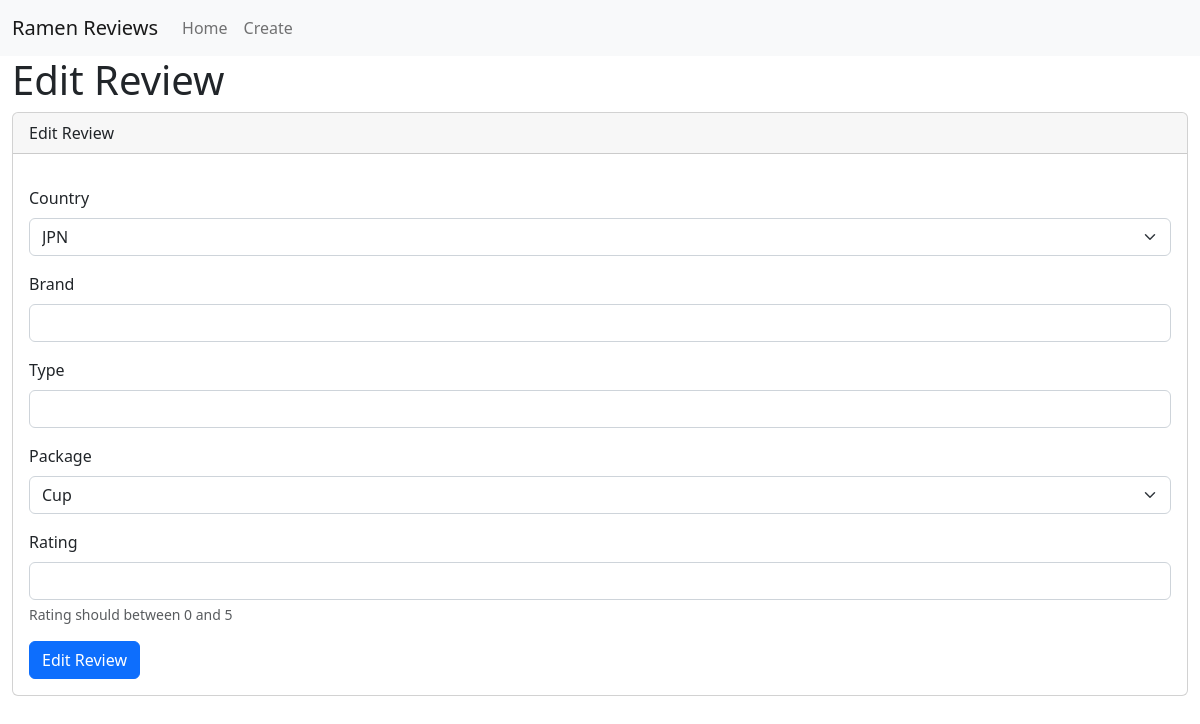
/edit?ID=1, run on an earlier commit of the app's database.
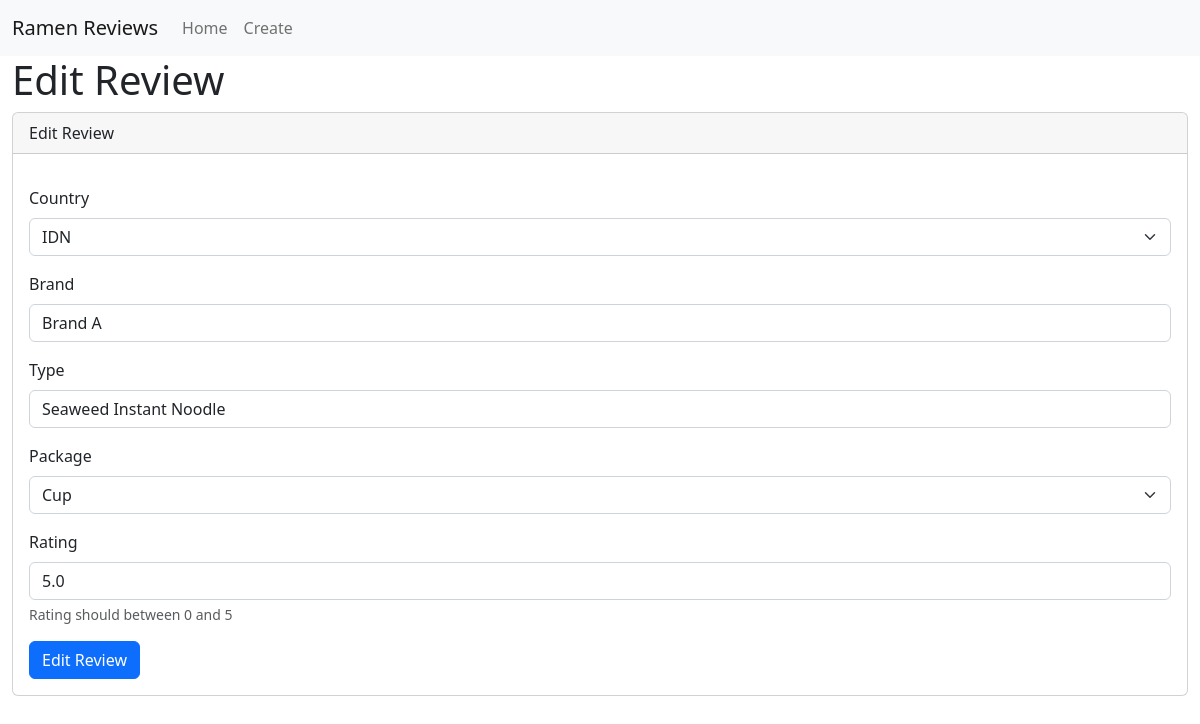
And on a later commit of the database.
### tables this page shows
CREATE TABLE reviews (
    ID INTEGER PRIMARY KEY AUTOINCREMENT,
    ExID INTEGER,
    Country TEXT NOT NULL,
    Brand TEXT NOT NULL,
    `Type` TEXT NOT NULL,
    Package TEXT CHECK (Package in ('Cup','Pack','Tray','Bowl','Box','Can','Bar')) NOT NULL,
    Rating REAL CHECK (Rating >= 0 AND Rating <=5) NOT NULL
);

### app.py (the view)
@app.route('/edit', methods=['GET', 'POST'])
def edit():
    if request.method == 'POST':
        acceptable_package_values = ['Cup', 'Pack',
                                    'Tray', 'Bowl', 'Box', 'Can', 'Bar']
        if not request.form.get('ID'):
            return "ID parameter is required!", 400
        try:
            ID = int(request.form.get('ID'))
            conn = get_db_connection()
            review = conn.execute("SELECT * from reviews WHERE ID = ?", (ID,)).fetchone()
            if review is None:
                return "Review does not exist!", 404
            else:
                query = "UPDATE reviews SET"
                to_filter = []
                query += ' Country=?, '
                to_filter.append(request.form.get('Country'))
                query += ' Brand=?, '
                to_filter.append(request.form.get('Brand'))
                query += ' Type=?, '
                to_filter.append(request.form.get('Type'))
                if request.form.get('Package') and request.form.get('Package') in acceptable_package_values:
                    query += ' Package=?, '
                    to_filter.append(request.form.get('Package'))
                elif request.form.get('Package') and not request.form.get('Package') in acceptable_package_values:
                    return "Package parameter is invaild!", 400
                try:
                    float(request.form.get('Rating'))
                    query += ' Rating=?, '
                    to_filter.append(float(request.form.get('Rating')))
                except ValueError:
                    return "Rating parameter must be an Float", 400
                to_filter.append(ID)
                query = query[:-2] + ' WHERE ID=?;'
                conn.execute(query, to_filter)
                conn.commit()
                conn.close()
                return redirect(url_for('index'))
        except ValueError:
            return "ID parameter must be an Integer", 400
    else:
        if not request.args.get('ID'):
            return "ID parameter is required!", 400
        try:
            ID = int(request.args.get('ID'))
            conn = get_db_connection()
            review = conn.execute("SELECT * from reviews WHERE ID = ?", (ID,)).fetchone()
            countries = conn.execute('SELECT DISTINCT Country FROM reviews').fetchall()
            packages = conn.execute('SELECT DISTINCT Package FROM reviews').fetchall()
            conn.close()
            return render_template('edit.html', review = review, countries = countries, packages = packages)
        except ValueError:
            return "ID parameter must be an Integer", 400

### app.py (called while the page is built)
def get_db_connection():
    conn = sqlite3.connect('database.db')
    conn.row_factory = sqlite3.Row
    return conn

### templates/edit.html (shortened to what this page needs)
{% extends 'base.html' %}
{% set page = "edit" %}
{% block content %}
<h1>{% block title %} Edit Review {% endblock %}</h1>
<div class="card">
  <div class="card-header">
    Edit Review
  </div>
  <div class="card-body">
    <form action="/edit" id="searchForm" method="post" class="needs-validation">
      <div class="mb-3">
        <label for="countryselector" class="form-label">Country</label>
        <select class="form-select" aria-label="Country Selector" name="Country" id="countryselector" required>
          {% for country in countries %}
          {% if review['Country'] == country['Country'] %}
          <option value="{{ country['Country']}}" selected>{{ country['Country']}}</option>
          {% endif %}
          {% if review['Country'] !=  country['Country'] %}
          <option value="{{ country['Country']}}">{{ country['Country']}}</option>
          {% endif %}
          {% endfor %}
        </select>
      </div>
      <div class="mb-3">
        <label for="brandinput" class="form-label">Brand</label>
        <input type="text" class="form-control" id="brandinput" name="Brand" value="{{ review['Brand']}}" required>
      </div>
      <div class="mb-3">
        <label for="typeinput" class="form-label">Type</label>
        <input type="text" class="form-control" id="typeinput" name="Type" value="{{ review['Type']}}" required>
      </div>
      <div class="mb-3">
        <label for="packageselector" class="form-label">Package</label>
        <select class="form-select" aria-label="Package Selector" name="Package" id="packageselector" required>
          {% for package in packages %}
          {% if review['Package'] == package['Package'] %}
          <option value="{{ package['Package']}}" selected>{{ package['Package']}}</option>
          {% endif %}
          {% if review['Package'] != package['Package'] %}
          <option value="{{ package['Package']}}">{{ package['Package']}}</option>
          {% endif %}
          {% endfor %}
        </select>
      </div>
      <div class="mb-3">
        <label for="typeinput" class="form-label">Rating</label>
        <input type="number" min="0" max="5" class="form-control" id="ratinginput" name="Rating"
          aria-describedby="ratinginputhelp" required value="{{ review['Rating']}}" step=".01">
        <div id="ratinginputHelp" class="form-text">Rating should between 0 and 5</div>
      </div>
      <button type="submit" class="btn btn-primary">Edit Review</button>
    </form>
  </div>
</div>
{% endblock %}

### templates/base.html (shortened to what this page needs)
<!DOCTYPE html>
<html lang="en">
<head>
    <link href="/css/bootstrap.min.css" rel="stylesheet" type="text/css" />
</head>
<body>
    <nav class="navbar bg-light navbar-expand-lg bg-light">
        <div class="container-fluid">
            <a class="navbar-brand" href="{{ url_for('index') }}">Ramen Reviews</a>
            <div class="collapse navbar-collapse" id="navbarNav">
                <ul class="navbar-nav">
                    <li class="nav-item">
                        <a {% if page=='home' %}class="nav-link active" aria-current="page" {% endif %} {% if page
                            !='home' %}class="nav-link" {% endif %} href="/">Home</a>
                    </li>
                    <li class="nav-item">
                        <a {% if page=='create' %}class="nav-link active" aria-current="page" {% endif %} {% if page
                            !='create' %}class="nav-link" {% endif %} href="/create">Create</a>
                    </li>
                </ul>
            </div>
        </div>
    </nav>
    <div class="container-fluid">
        {% block content %} {% endblock %}
    </div>
</body>
</html>

What changed in the data, as far as the page shows it:
added reviews: Country "IDN", Brand "Brand A", Type "Seaweed Instant Noodle", Package "Cup", Rating "5.0"
Also different on the page:
form field Country: "JPN" → (not shown)
form field Package: "Cup" → (not shown)
